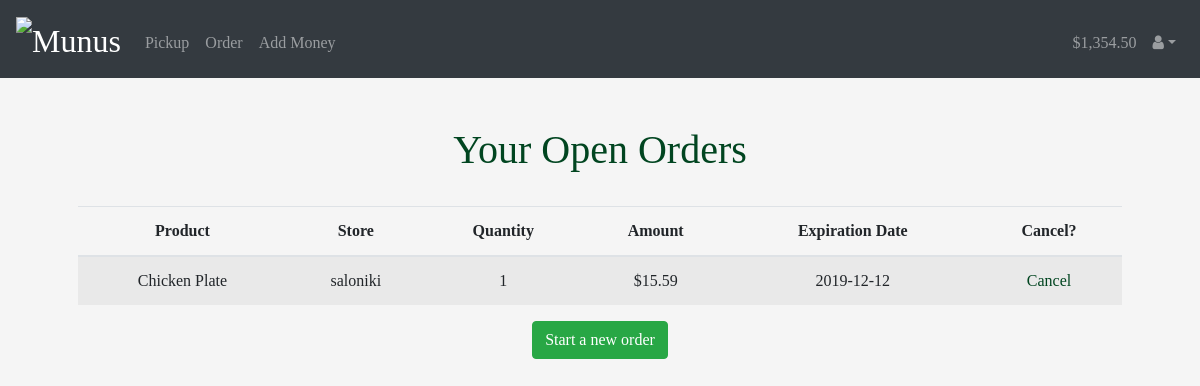
/userorders (signed in), run on an earlier commit of the app's database.
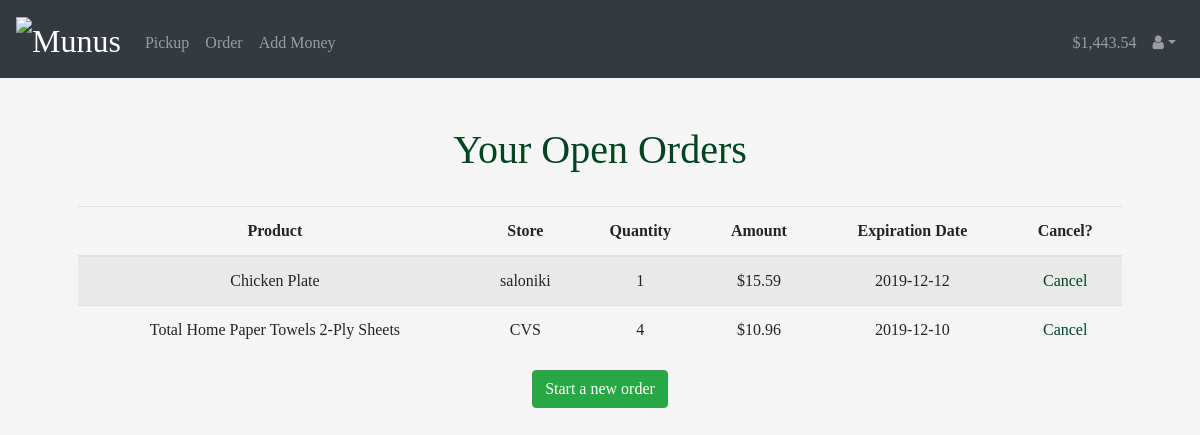
And on a later commit of the database.
### tables this page shows
CREATE TABLE orders(user_id INTEGER, product_id INTEGER, wtp INTEGER, expir TIME, id INTEGER PRIMARY KEY, quantity INTEGER NOT NULL DEFAULT 1);

CREATE TABLE products(store varchar(255), name varchar(255), price int, id INTEGER, UNIQUE (name));

### app.py (the view, shortened to what this page needs)
@app.route("/userorders")
@login_required
def userorders():
    statement = "SELECT orders.id, name, store, wtp, price, expir, quantity FROM orders JOIN products ON product_id=products.id WHERE user_id='{0}'".format(session["user_id"])
    rows = db.execute(statement).fetchall()
    return render_template("userorders.html", rows=rows, balance=session["balance"])

### app.py (called while the page is built)
@app.after_request
def after_request(response):
    response.headers["Cache-Control"] = "no-cache, no-store, must-revalidate"
    response.headers["Expires"] = 0
    response.headers["Pragma"] = "no-cache"
    return response

### helpers.py (called while the page is built)
def login_required(f):
    @wraps(f)
    def decorated_function(*args, **kwargs):
        if session.get("user_id") is None:
            return redirect("/login")
        return f(*args, **kwargs)
    return decorated_function

### templates/userorders.html (shortened to what this page needs)
{% extends "layout.html" %}
{% block main %}
  <h1>Your Open Orders</h1><br>
  {% if rows|length > 0 %}
      <table class="table table-striped">
          <thead>
              <tr>
                  <th>Product</th>
                  <th>Store</th>
                  <th>Quantity</th>
                  <th>Amount</th>
                  <th>Expiration Date</th>
                  <th>Cancel?</th>
              </tr>
          </thead>
          <tbody>
              {% for row in rows %}
                  <tr>
                      <td>{{row[1]}}</td>
                      <td>{{row[2]}}</td>
                      <td>{{row[6]}}</td>
                      <td>${{row[3] + row[6] * row[4]}}</td>
                      <td>{{row[5]}}</td>
                      <td><a href="/userorders?cancelId={{row[0]}}">Cancel</a></td>
                  </tr>
              {% endfor %}
          </tbody>
      </table>
  {% else %}
      <h4>You have no current orders</h4>
  {% endif %}
  <a href="/catalogue"><button class="btn btn-success">Start a new order</button>
{% endblock %}

### templates/layout.html (shortened to what this page needs)
<!DOCTYPE html>
<html lang="en">
    <head>
        <link rel="stylesheet" href="https://stackpath.bootstrapcdn.com/bootstrap/4.4.1/css/bootstrap.min.css">
        <link href="/static/styles.css" rel="stylesheet">
        <link rel="stylesheet" href="https://maxcdn.bootstrapcdn.com/font-awesome/4.4.0/css/font-awesome.min.css">
    </head>
    <body>
      <nav class="navbar navbar-expand-md navbar-dark bg-dark">
            <a class="navbar-brand" href="/">
                <img src="https://cdn1.imggmi.com/uploads/2019/12/7/351dc8edb47819b2d77ef6ec8c91dc79-full.png" alt="Munus" width="111" height="30">
            </a>
            <div class="collapse navbar-collapse" id="navbar">
                {% if session.user_id %}
                    <ul class="navbar-nav mr-auto mt-2">
                        <li class="nav-item"><a class="nav-link" href="/pickup">Pickup</a></li>
                        <li class="nav-item"><a class="nav-link" href="/catalogue">Order</a></li>
                        <li class="nav-item"><a class="nav-link" href="/add">Add Money</a></li>
                    </ul>
                    <ul class="navbar-nav ml-auto mt-2">
                        <li class="nav-item"><a class="nav-link" href="/add">{{balance}}</a></li>
                        <li class="nav-item dropdown">
                          <a class="nav-link dropdown-toggle" href="/" id="navbarDropdown" role="button" data-toggle="dropdown" aria-haspopup="true" aria-expanded="false">
                            <i class="fa fa-user"></i></a>
                        </li>
                    </ul>
                {% else %}
                    <ul class="navbar-nav ml-auto mt-2">
                        <li class="nav-item"><a class="nav-link" href="/register">Register</a></li>
                        <li class="nav-item"><a class="nav-link" href="/login">Log In</a></li>
                    </ul>
                {% endif %}
            </div>
        </nav>
        <main class="container p-5">
            {% block main %}{% endblock %}
        </main>
    </body>
</html>

### static/styles.css (style rules this page uses)
body { background-color: whitesmoke; font-family: "Georgia", Times, serif; }
nav .navbar-brand { font-size: xx-large; }
main { overflow-x: auto; text-align: center; }
h1 { color: #014520; }
a { color: #014520; }
button { background-color: #014520; }

What changed in the data, as far as the page shows it:
added orders: name "Total Home Paper Towels 2-Ply Sheets", store "CVS", quantity "4", row[3]+row[6]*row[4] "10.96", expir "2019-12-10"
Also different on the page:
{{ balance }}: "$1,354.50" → "$1,443.54"
